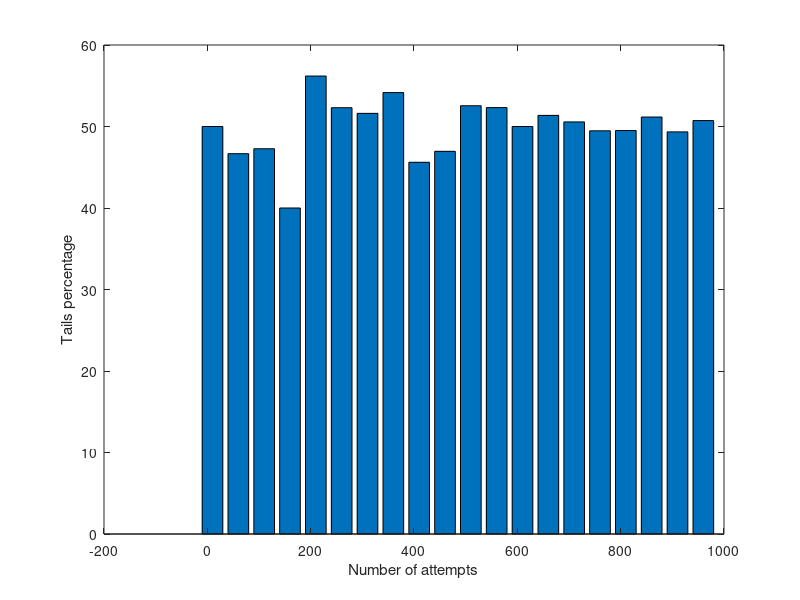

This chart was generated by the following MATLAB code:
clc
clear

ns = 10:50:1000
tailsPercentages = zeros(1, length(ns))
for i= 1:length(ns)
    tails = zeros(1, length(ns))
    for j = 1:ns(i)
       temp = rand
       if temp > 0.5
           tails(j) = temp
       end
    end
    tails = tails(tails~=0)
    tailsPercentages(i) = (length(tails) / ns(i)) * 100
end
bar(ns, tailsPercentages)
xlabel('Number of attempts')
ylabel('Tails percentage')

